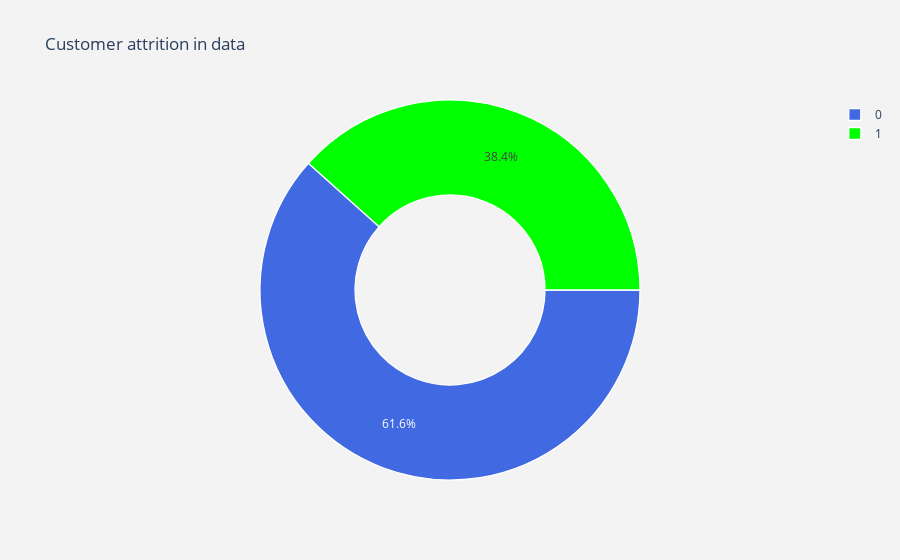

Notebook source saved alongside this figure:
### Markdown cell above
### EDA

### Code cell
#labels
lab = data[target].value_counts().keys().tolist()
#values
val = data[target].value_counts().values.tolist()

trace = go.Pie(labels = lab ,
               values = val ,
               marker = dict(colors =  [ 'royalblue' ,'lime'],
                             line = dict(color = "white",
                                         width =  1.3)
                            ),
               rotation = 90,
               hoverinfo = "label+value+text",
               hole = .5
              )
layout = go.Layout(dict(title = "Customer attrition in data",
                        plot_bgcolor  = "rgb(243,243,243)",
                        paper_bgcolor = "rgb(243,243,243)",
                       )
                  )

data1 = [trace]
fig = go.Figure(data = data1,layout = layout)
py.iplot(fig)

### Figure 1 — Plotly figure (JSON) as saved in the notebook; plotly's stock layout.template omitted (floating-point values rounded to 4 significant figures)
{"data": [{"hole": 0.5, "hoverinfo": "label+value+text", "labels": [0, 1], "marker": {"colors": ["royalblue", "lime"], "line": {"color": "white", "width": 1.3}}, "rotation": 90, "type": "pie", "values": [549, 342]}], "layout": {"paper_bgcolor": "rgb(243,243,243)", "plot_bgcolor": "rgb(243,243,243)", "title": {"text": "Customer attrition in data"}}}
